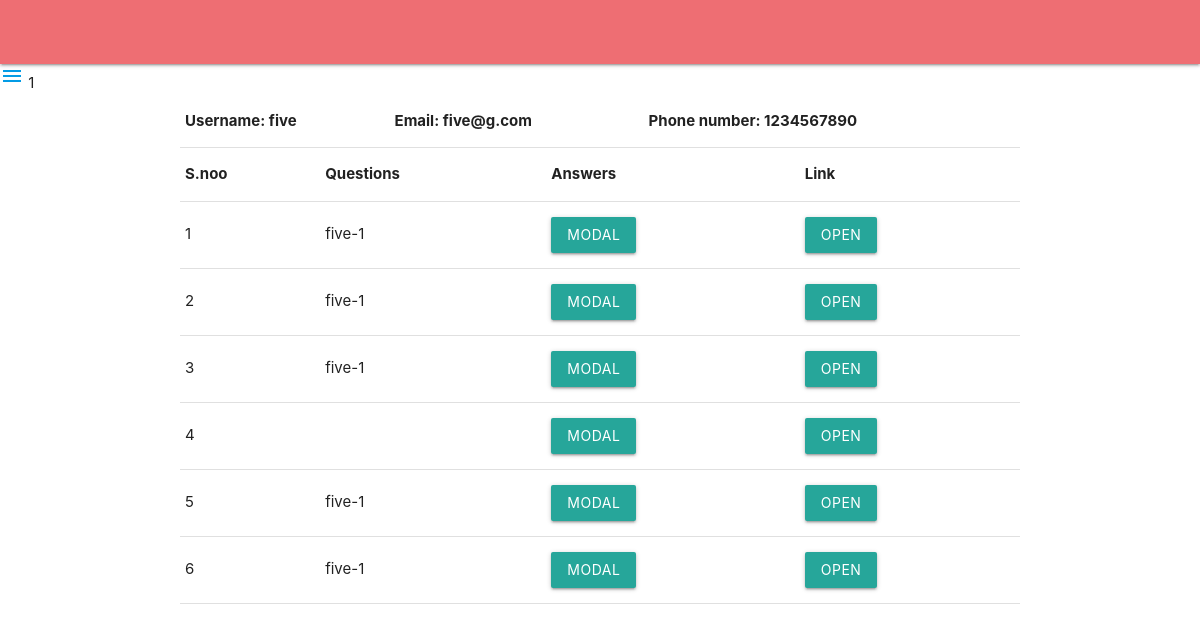
The app's page /see_answers/ (signed in) with its own data.
### questions/models.py (models this page shows, shortened)
class Phonenumbers(models.Model):
    user = models.ForeignKey(User , on_delete=models.CASCADE , related_name="profiles")
    phone_no = models.CharField(max_length = 10)

class BaseModel(models.Model):
    uid = models.UUIDField(default=uuid.uuid4 , editable=False , primary_key=True)
    created_at = models.DateField(auto_now_add=True)
    updated_at = models.DateField(auto_now=True)
    expiration_date = models.DateTimeField(default=expire)
    class Meta:
        abstract = True

class Question(BaseModel):
    user = models.ForeignKey(User , on_delete=models.CASCADE , related_name="questions")
    question_text = models.CharField(max_length=100)

### questions/views.py (the view)
# urls.py: path('see_answers/' , see_answers , name="see_answers"),
def see_answers(request):
    delete_file()
    user= User.objects.filter(username = request.user)
    questions = Question.objects.filter(user = request.user)
    context = {'questions' : questions,
    'user' : user,
    }
    return render(request ,'see_ansswers.html' ,context)

### questions/models.py (called while the page is built)
    def calculate_percentage(self):
        answers = self.question.answers.all()
        total_votes = 0
        for answer in answers:
            total_votes += answer.counter
        payload = []
        try:
            return int((self.counter / total_votes) * 100)
        except Exception as e:
            return 0

### questions/tasks.py (called while the page is built)
@shared_task
def delete_file():
    foos = Question.objects.all()
    files = Question.objects.filter(expiration_date=timezone.now())
    for foo in foos:
        if foo.expiration_date < timezone.now():
            foo.delete()
    return "completed deleting foos at {}".format(timezone.now())

### questions/templates/see_ansswers.html (shortened to what this page needs)
<!DOCTYPE html>
<html>
<head>
    <link rel="stylesheet" href="https://cdnjs.cloudflare.com/ajax/libs/font-awesome/6.0.0/css/all.min.css">
    <link rel="stylesheet" href="https://cdnjs.cloudflare.com/ajax/libs/materialize/1.0.0/css/materialize.min.css">
</head>
<body>
    <nav>
    </nav>
    <a href="#" data-target="slide-out" class="sidenav-trigger"><i class="material-icons">menu</i></a>
    <table class="container">
        <thead>
            <tr> {% for user in user %}{{forloop.counter}}
                <th>Username: {{user.first_name}}</th>
                <th>Email: {{user.username}}</th> {% for phone in user.profiles.all %}
                <th>Phone number: {{phone.phone_no}}</th>
                {% endfor %}
                {% endfor %}
            </tr>
        </thead>
    </table>
    <div>
        <table class="container">
            <thead>
                <tr>
                    <th>S.noo</th>
                    <th>Questions</th>
                    <th>Answers</th>
                    <th>Link</th>
                </tr>
            </thead>
            <tbody>
                {% for question in questions %}
                <tr>
                    <td>{{forloop.counter}}</td>
                    <td>{{question.question_text}}</td>
                    <td>
                        <a class="waves-effect waves-light btn modal-trigger"
                            href="#modal-{{forloop.counter}}">Modal</a>
                    </td>
                    <td>
                        <a href="/question/{{question.uid}}" target="_blank"
                            class="waves-effect waves-light btn">Open</a>
                    </td>
                </tr>
                {% endfor %}
            </tbody>
        </table>
    </div>
</body>
</html>

### records on screen
Phonenumbers: phone_no "1234567890"
Question: question_text "five-1"
Question: question_text "five-1"
Question: question_text "five-1"
Question: question_text "five-1"
Question: question_text "five-1"

### other values on screen
{{ user.first_name }} "five"
{{ user.username }} "five@g.com"
